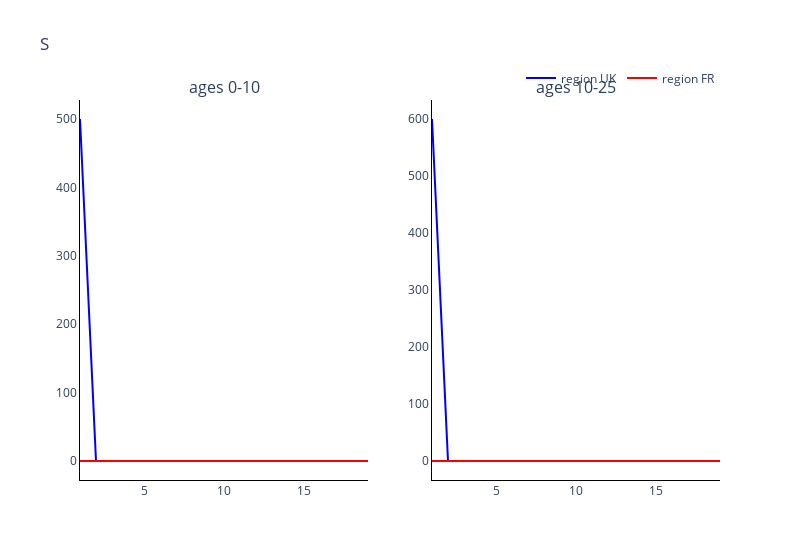
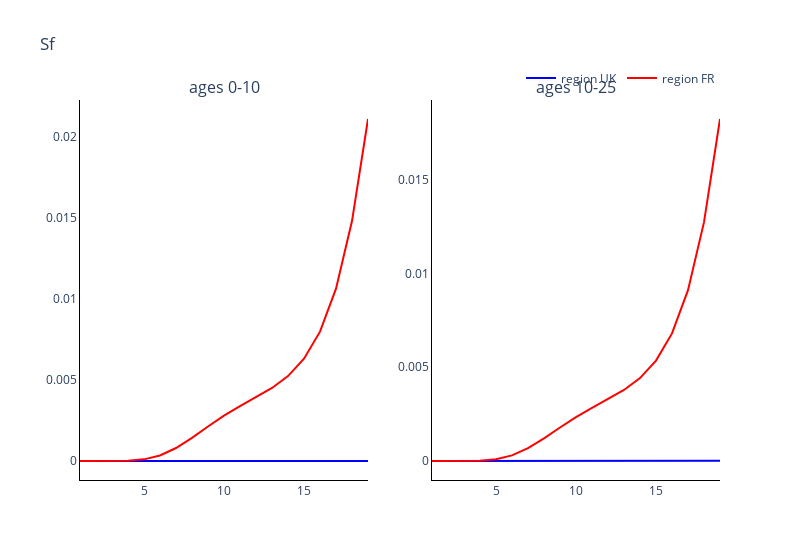
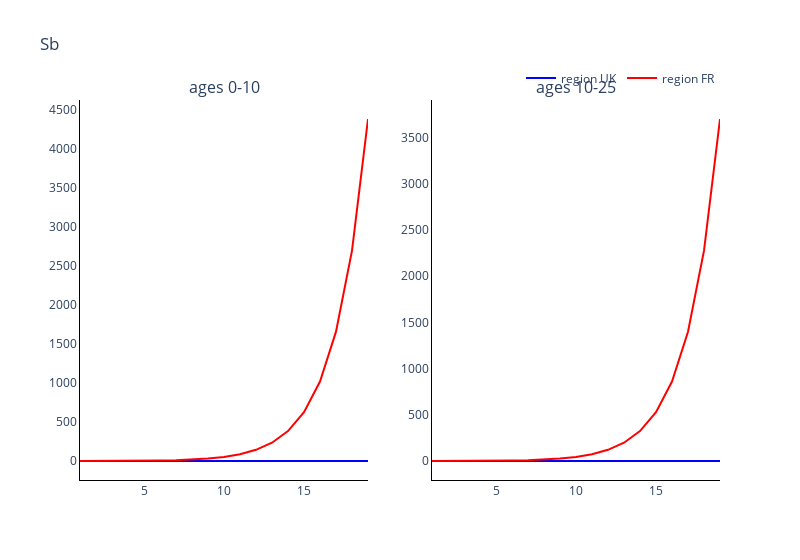
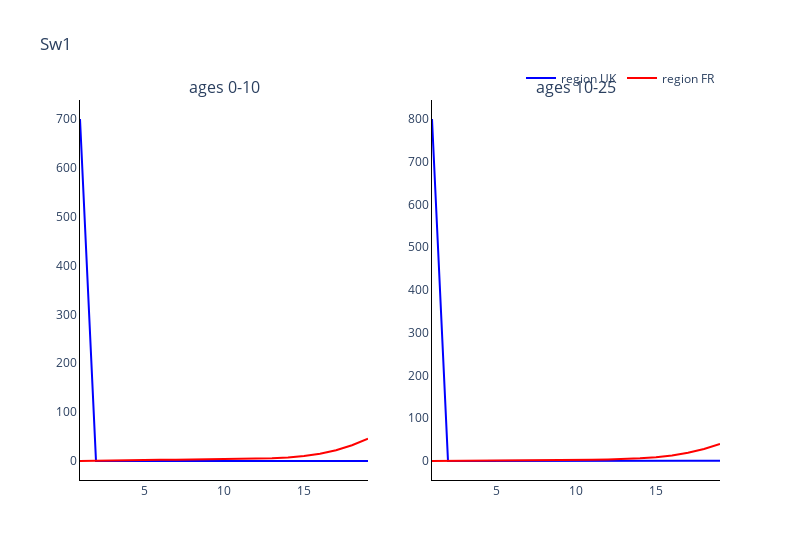

Notebook code for these charts, in order:
### Markdown cell above
### Plot the comparments of the two methods against each other

### Code cell
# Trace names - represent the solver used for the simulation
trace_name = ['region {}'.format(r) for r in regions]

# Compartment list - type and age
comparments = []
for n in model.output_names():
    comparments.append('{}'.format(n))

# Plot for each comparment
for c, comparment in enumerate(comparments):
    fig = go.Figure()
    fig = make_subplots(rows=int(np.ceil(len(age_groups)/2)), cols=2, subplot_titles=tuple('ages {}'.format(a) for a in age_groups))
    # Plot (line plot for each solver method for each age)
    for a, age in enumerate(age_groups):
        if a != 0:
            for o, out in enumerate(outputs):
                fig.add_trace(
                    go.Scatter(
                        y=out[:, c*len(age_groups)+a],
                        x=parameters.simulation_parameters.times,
                        mode='lines',
                        name=trace_name[o],
                        line_color=colours[o],
                        showlegend=False
                    ),
                    row= int(np.floor(a / 2)) + 1,
                    col= a % 2 + 1
                )
        
        else:
            for o, out in enumerate(outputs):
                fig.add_trace(
                    go.Scatter(
                        y=out[:, c*len(age_groups)+a],
                        x=parameters.simulation_parameters.times,
                        mode='lines',
                        name=trace_name[o],
                        line_color=colours[o]
                    ),
                    row= int(np.floor(a / 2)) + 1,
                    col= a % 2 + 1
                )

    # Add axis labels
    fig.update_layout(
        boxmode='group',
        title=comparment, 
        width=800,
        plot_bgcolor='white',
        xaxis=dict(linecolor='black'),
        yaxis=dict(linecolor='black'),
        xaxis2=dict(linecolor='black'),
        yaxis2=dict(linecolor='black'),
        xaxis3=dict(linecolor='black'),
        yaxis3=dict(linecolor='black'),
        xaxis4=dict(linecolor='black'),
        yaxis4=dict(linecolor='black'),
        xaxis5=dict(linecolor='black'),
        yaxis5=dict(linecolor='black'),
        xaxis6=dict(linecolor='black'),
        yaxis6=dict(linecolor='black'),
        xaxis7=dict(linecolor='black'),
        yaxis7=dict(linecolor='black'),
        xaxis8=dict(linecolor='black'),
        yaxis8=dict(linecolor='black'),
        legend=dict(
            orientation="h",
            yanchor="bottom",
            y=1.02,
            xanchor="right",
            x=1
        ))

    fig.show()

### Figure 1 — Plotly figure (JSON) as saved in the notebook; plotly's stock layout.template omitted (floating-point values rounded to 4 significant figures)
{"data": [{"line": {"color": "blue"}, "mode": "lines", "name": "region UK", "type": "scatter", "x": [1, 2, 3, 4, 5, 6, 7, 8, 9, 10, 11, 12, 13, 14, 15, 16, 17, 18, 19], "xaxis": "x", "y": [500, -1.951e-06, 3.394e-06, 3.47e-06, 2.239e-07, 1.441e-07, 1.118e-07, 9.937e-08, 9.877e-08, 1.084e-07, 1.297e-07, 1.668e-07, 2.273e-07, 3.237e-07, 4.763e-07, 7.166e-07, 1.091e-06, 1.666e-06, 2.528e-06], "yaxis": "y"}, {"line": {"color": "red"}, "mode": "lines", "name": "region FR", "type": "scatter", "x": [1, 2, 3, 4, 5, 6, 7, 8, 9, 10, 11, 12, 13, 14, 15, 16, 17, 18, 19], "xaxis": "x", "y": [0, 1.829e-06, 4.619e-06, 2.622e-05, 9.317e-05, 0.0002068, 0.0003502, 0.000492, 0.0006102, 0.0007015, 0.0007784, 0.0008637, 0.0009849, 0.001185, 0.001526, 0.002089, 0.002969, 0.004281, 0.006177], "yaxis": "y"}, {"line": {"color": "blue"}, "mode": "lines", "name": "region UK", "showlegend": false, "type": "scatter", "x": [1, 2, 3, 4, 5, 6, 7, 8, 9, 10, 11, 12, 13, 14, 15, 16, 17, 18, 19], "xaxis": "x2", "y": [600, 8.774e-08, 9.138e-07, 1.17e-06, 6.346e-07, 3.984e-07, 3.05e-07, 2.721e-07, 2.744e-07, 3.064e-07, 3.717e-07, 4.821e-07, 6.588e-07, 9.37e-07, 1.372e-06, 2.05e-06, 3.093e-06, 4.671e-06, 6.998e-06], "yaxis": "y2"}, {"line": {"color": "red"}, "mode": "lines", "name": "region FR", "showlegend": false, "type": "scatter", "x": [1, 2, 3, 4, 5, 6, 7, 8, 9, 10, 11, 12, 13, 14, 15, 16, 17, 18, 19], "xaxis": "x2", "y": [0, 8.418e-07, 4.232e-06, 2.365e-05, 8.079e-05, 0.0001768, 0.0002959, 0.0004127, 0.0005104, 0.0005869, 0.0006531, 0.0007276, 0.0008342, 0.001009, 0.001306, 0.001794, 0.00256, 0.003707, 0.005374], "yaxis": "y2"}], "layout": {"annotations": [{"font": {"size": 16}, "showarrow": false, "text": "ages 0-10", "x": 0.225, "xanchor": "center", "xref": "paper", "y": 1, "yanchor": "bottom", "yref": "paper"}, {"font": {"size": 16}, "showarrow": false, "text": "ages 10-25", "x": 0.775, "xanchor": "center", "xref": "paper", "y": 1, "yanchor": "bottom", "yref": "paper"}], "boxmode": "group", "legend": {"orientation": "h", "x": 1, "xanchor": "right", "y": 1.02, "yanchor": "bottom"}, "plot_bgcolor": "white", "title": {"text": "S"}, "width": 800, "xaxis": {"anchor": "y", "domain": [0, 0.45], "linecolor": "black"}, "xaxis2": {"anchor": "y2", "domain": [0.55, 1], "linecolor": "black"}, "xaxis3": {"linecolor": "black"}, "xaxis4": {"linecolor": "black"}, "xaxis5": {"linecolor": "black"}, "xaxis6": {"linecolor": "black"}, "xaxis7": {"linecolor": "black"}, "xaxis8": {"linecolor": "black"}, "yaxis": {"anchor": "x", "domain": [0, 1], "linecolor": "black"}, "yaxis2": {"anchor": "x2", "domain": [0, 1], "linecolor": "black"}, "yaxis3": {"linecolor": "black"}, "yaxis4": {"linecolor": "black"}, "yaxis5": {"linecolor": "black"}, "yaxis6": {"linecolor": "black"}, "yaxis7": {"linecolor": "black"}, "yaxis8": {"linecolor": "black"}}}

### Figure 2 — Plotly figure (JSON) as saved in the notebook; plotly's stock layout.template omitted (floating-point values rounded to 4 significant figures)
{"data": [{"line": {"color": "blue"}, "mode": "lines", "name": "region UK", "type": "scatter", "x": [1, 2, 3, 4, 5, 6, 7, 8, 9, 10, 11, 12, 13, 14, 15, 16, 17, 18, 19], "xaxis": "x", "y": [0, 2.176e-06, -1.211e-06, -2.292e-07, 1.479e-07, 1.007e-07, 6.393e-08, 4.67e-08, 4.108e-08, 4.281e-08, 5.147e-08, 6.955e-08, 1.031e-07, 1.641e-07, 2.755e-07, 4.796e-07, 8.534e-07, 1.531e-06, 2.733e-06], "yaxis": "y"}, {"line": {"color": "red"}, "mode": "lines", "name": "region FR", "type": "scatter", "x": [1, 2, 3, 4, 5, 6, 7, 8, 9, 10, 11, 12, 13, 14, 15, 16, 17, 18, 19], "xaxis": "x", "y": [0, -1.58e-06, 1.556e-06, 1.837e-05, 9.889e-05, 0.0003417, 0.0007979, 0.001426, 0.002123, 0.002792, 0.003386, 0.003928, 0.004501, 0.005232, 0.006302, 0.007971, 0.01062, 0.01479, 0.02108], "yaxis": "y"}, {"line": {"color": "blue"}, "mode": "lines", "name": "region UK", "showlegend": false, "type": "scatter", "x": [1, 2, 3, 4, 5, 6, 7, 8, 9, 10, 11, 12, 13, 14, 15, 16, 17, 18, 19], "xaxis": "x2", "y": [0, 7.732e-09, 1.996e-07, 6.576e-07, 6.48e-07, 4.449e-07, 2.79e-07, 2.007e-07, 1.767e-07, 1.853e-07, 2.239e-07, 3.021e-07, 4.441e-07, 6.965e-07, 1.145e-06, 1.943e-06, 3.355e-06, 5.819e-06, 1.001e-05], "yaxis": "y2"}, {"line": {"color": "red"}, "mode": "lines", "name": "region FR", "showlegend": false, "type": "scatter", "x": [1, 2, 3, 4, 5, 6, 7, 8, 9, 10, 11, 12, 13, 14, 15, 16, 17, 18, 19], "xaxis": "x2", "y": [0, -4.969e-07, 1.489e-06, 1.658e-05, 8.856e-05, 0.0002975, 0.0006831, 0.001208, 0.001787, 0.002342, 0.002839, 0.003299, 0.003791, 0.004424, 0.005354, 0.006807, 0.009114, 0.01274, 0.01825], "yaxis": "y2"}], "layout": {"annotations": [{"font": {"size": 16}, "showarrow": false, "text": "ages 0-10", "x": 0.225, "xanchor": "center", "xref": "paper", "y": 1, "yanchor": "bottom", "yref": "paper"}, {"font": {"size": 16}, "showarrow": false, "text": "ages 10-25", "x": 0.775, "xanchor": "center", "xref": "paper", "y": 1, "yanchor": "bottom", "yref": "paper"}], "boxmode": "group", "legend": {"orientation": "h", "x": 1, "xanchor": "right", "y": 1.02, "yanchor": "bottom"}, "plot_bgcolor": "white", "title": {"text": "Sf"}, "width": 800, "xaxis": {"anchor": "y", "domain": [0, 0.45], "linecolor": "black"}, "xaxis2": {"anchor": "y2", "domain": [0.55, 1], "linecolor": "black"}, "xaxis3": {"linecolor": "black"}, "xaxis4": {"linecolor": "black"}, "xaxis5": {"linecolor": "black"}, "xaxis6": {"linecolor": "black"}, "xaxis7": {"linecolor": "black"}, "xaxis8": {"linecolor": "black"}, "yaxis": {"anchor": "x", "domain": [0, 1], "linecolor": "black"}, "yaxis2": {"anchor": "x2", "domain": [0, 1], "linecolor": "black"}, "yaxis3": {"linecolor": "black"}, "yaxis4": {"linecolor": "black"}, "yaxis5": {"linecolor": "black"}, "yaxis6": {"linecolor": "black"}, "yaxis7": {"linecolor": "black"}, "yaxis8": {"linecolor": "black"}}}

### Figure 3 — Plotly figure (JSON) as saved in the notebook; plotly's stock layout.template omitted (floating-point values rounded to 4 significant figures)
{"data": [{"line": {"color": "blue"}, "mode": "lines", "name": "region UK", "type": "scatter", "x": [1, 2, 3, 4, 5, 6, 7, 8, 9, 10, 11, 12, 13, 14, 15, 16, 17, 18, 19], "xaxis": "x", "y": [0, 0.0009986, 0.00561, 0.007763, 0.008371, 0.008171, 0.006776, 0.005653, 0.00541, 0.005898, 0.007063, 0.009049, 0.01219, 0.01703, 0.02445, 0.0357, 0.05253, 0.0772, 0.1123], "yaxis": "y"}, {"line": {"color": "red"}, "mode": "lines", "name": "region FR", "type": "scatter", "x": [1, 2, 3, 4, 5, 6, 7, 8, 9, 10, 11, 12, 13, 14, 15, 16, 17, 18, 19], "xaxis": "x", "y": [0, 0.04135, 0.2683, 0.9153, 2.349, 5.092, 9.893, 17.91, 31.03, 52.34, 86.93, 143.1, 234.5, 383.0, 624.7, 1018.0, 1656.0, 2694.0, 4379.0], "yaxis": "y"}, {"line": {"color": "blue"}, "mode": "lines", "name": "region UK", "showlegend": false, "type": "scatter", "x": [1, 2, 3, 4, 5, 6, 7, 8, 9, 10, 11, 12, 13, 14, 15, 16, 17, 18, 19], "xaxis": "x2", "y": [0, 0.00188, 0.01096, 0.01689, 0.01942, 0.02097, 0.01935, 0.01678, 0.0159, 0.01716, 0.0205, 0.02627, 0.03543, 0.04959, 0.07129, 0.1043, 0.1541, 0.228, 0.3353], "yaxis": "y2"}, {"line": {"color": "red"}, "mode": "lines", "name": "region FR", "showlegend": false, "type": "scatter", "x": [1, 2, 3, 4, 5, 6, 7, 8, 9, 10, 11, 12, 13, 14, 15, 16, 17, 18, 19], "xaxis": "x2", "y": [0, 0.03576, 0.2317, 0.7861, 2.006, 4.328, 8.381, 15.15, 26.21, 44.2, 73.4, 120.9, 198.0, 323.5, 527.7, 859.8, 1400.0, 2277.0, 3702.0], "yaxis": "y2"}], "layout": {"annotations": [{"font": {"size": 16}, "showarrow": false, "text": "ages 0-10", "x": 0.225, "xanchor": "center", "xref": "paper", "y": 1, "yanchor": "bottom", "yref": "paper"}, {"font": {"size": 16}, "showarrow": false, "text": "ages 10-25", "x": 0.775, "xanchor": "center", "xref": "paper", "y": 1, "yanchor": "bottom", "yref": "paper"}], "boxmode": "group", "legend": {"orientation": "h", "x": 1, "xanchor": "right", "y": 1.02, "yanchor": "bottom"}, "plot_bgcolor": "white", "title": {"text": "Sb"}, "width": 800, "xaxis": {"anchor": "y", "domain": [0, 0.45], "linecolor": "black"}, "xaxis2": {"anchor": "y2", "domain": [0.55, 1], "linecolor": "black"}, "xaxis3": {"linecolor": "black"}, "xaxis4": {"linecolor": "black"}, "xaxis5": {"linecolor": "black"}, "xaxis6": {"linecolor": "black"}, "xaxis7": {"linecolor": "black"}, "xaxis8": {"linecolor": "black"}, "yaxis": {"anchor": "x", "domain": [0, 1], "linecolor": "black"}, "yaxis2": {"anchor": "x2", "domain": [0, 1], "linecolor": "black"}, "yaxis3": {"linecolor": "black"}, "yaxis4": {"linecolor": "black"}, "yaxis5": {"linecolor": "black"}, "yaxis6": {"linecolor": "black"}, "yaxis7": {"linecolor": "black"}, "yaxis8": {"linecolor": "black"}}}

### Figure 4 — Plotly figure (JSON) as saved in the notebook; plotly's stock layout.template omitted (floating-point values rounded to 4 significant figures)
{"data": [{"line": {"color": "blue"}, "mode": "lines", "name": "region UK", "type": "scatter", "x": [1, 2, 3, 4, 5, 6, 7, 8, 9, 10, 11, 12, 13, 14, 15, 16, 17, 18, 19], "xaxis": "x", "y": [700, 0.09783, 0.1996, 0.09955, 0.05002, 0.0356, 0.03163, 0.03311, 0.03693, 0.04329, 0.05196, 0.06293, 0.07703, 0.09406, 0.1154, 0.1409, 0.1687, 0.1985, 0.2271], "yaxis": "y"}, {"line": {"color": "red"}, "mode": "lines", "name": "region FR", "type": "scatter", "x": [1, 2, 3, 4, 5, 6, 7, 8, 9, 10, 11, 12, 13, 14, 15, 16, 17, 18, 19], "xaxis": "x", "y": [0, 0.1708, 0.5144, 1.048, 1.696, 2.313, 2.78, 3.068, 3.238, 3.411, 3.728, 4.345, 5.45, 7.311, 10.32, 15.01, 22.07, 32.18, 45.53], "yaxis": "y"}, {"line": {"color": "blue"}, "mode": "lines", "name": "region UK", "showlegend": false, "type": "scatter", "x": [1, 2, 3, 4, 5, 6, 7, 8, 9, 10, 11, 12, 13, 14, 15, 16, 17, 18, 19], "xaxis": "x2", "y": [800, 0.1178, 0.2497, 0.1315, 0.06898, 0.05178, 0.0493, 0.05338, 0.06167, 0.07363, 0.0894, 0.1095, 0.1348, 0.1658, 0.2034, 0.2475, 0.2971, 0.3497, 0.4014], "yaxis": "y2"}, {"line": {"color": "red"}, "mode": "lines", "name": "region FR", "showlegend": false, "type": "scatter", "x": [1, 2, 3, 4, 5, 6, 7, 8, 9, 10, 11, 12, 13, 14, 15, 16, 17, 18, 19], "xaxis": "x2", "y": [0, 0.1479, 0.4421, 0.8905, 1.427, 1.931, 2.313, 2.554, 2.706, 2.866, 3.152, 3.694, 4.656, 6.272, 8.881, 12.97, 19.14, 28.04, 39.91], "yaxis": "y2"}], "layout": {"annotations": [{"font": {"size": 16}, "showarrow": false, "text": "ages 0-10", "x": 0.225, "xanchor": "center", "xref": "paper", "y": 1, "yanchor": "bottom", "yref": "paper"}, {"font": {"size": 16}, "showarrow": false, "text": "ages 10-25", "x": 0.775, "xanchor": "center", "xref": "paper", "y": 1, "yanchor": "bottom", "yref": "paper"}], "boxmode": "group", "legend": {"orientation": "h", "x": 1, "xanchor": "right", "y": 1.02, "yanchor": "bottom"}, "plot_bgcolor": "white", "title": {"text": "Sw1"}, "width": 800, "xaxis": {"anchor": "y", "domain": [0, 0.45], "linecolor": "black"}, "xaxis2": {"anchor": "y2", "domain": [0.55, 1], "linecolor": "black"}, "xaxis3": {"linecolor": "black"}, "xaxis4": {"linecolor": "black"}, "xaxis5": {"linecolor": "black"}, "xaxis6": {"linecolor": "black"}, "xaxis7": {"linecolor": "black"}, "xaxis8": {"linecolor": "black"}, "yaxis": {"anchor": "x", "domain": [0, 1], "linecolor": "black"}, "yaxis2": {"anchor": "x2", "domain": [0, 1], "linecolor": "black"}, "yaxis3": {"linecolor": "black"}, "yaxis4": {"linecolor": "black"}, "yaxis5": {"linecolor": "black"}, "yaxis6": {"linecolor": "black"}, "yaxis7": {"linecolor": "black"}, "yaxis8": {"linecolor": "black"}}}
